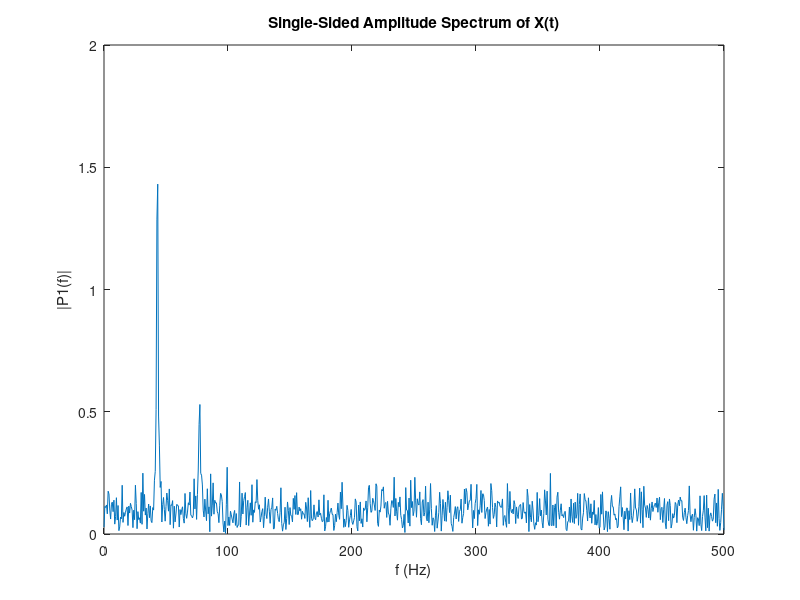

MATLAB code to generate this figure:
%% Solution by Stefan Sicklinger 2019
clc;
%%%%%%%%%%%%%%%%%%%%%%%%%%%%%%%%%%%%%%%%%%%%%%%%%%%%%%%%%%%%%%%%%%%%%%%%%%%
Fs = 1000;            % Sampling frequency                    
T = 1/Fs;             % Sampling period       
L = 1500;             % Length of signal
t = (0:L-1)*T;        % Time vector
%%%%%%%%%%%%%%%%%%%%%%%%%%%%%%%%%%%%%%%%%%%%%%%%%%%%%%%%%%%%%%%%%%%%%%%%%%%
% Form a signal containing a 77 Hz sinusoid of amplitude 0.7 and a 43Hz sinusoid of amplitude 2.
S = 0.7*sin(2*pi*77*t)+2*sin(2*pi*43*t);
% Corrupt the signal with noise 
X = S + 2*randn(size(t));
% Plot the noisy signal in the time domain. It is difficult to identify the frequency components by looking at the signal X(t). 
plot(1000*t(1:50) ,X(1:50))
title('Signal Corrupted with Zero-Mean Random Noise')
xlabel('t (milliseconds)')
ylabel('X(t)')
% Compute the Fourier transform of the signal. 
Y = fft(X);
% Compute the two-sided spectrum P2. Then compute the single-sided spectrum P1 based on P2 and the even-valued signal length L.
P2 = abs(Y/L);
P1 = P2(1:L/2+1);
P1(2:end-1) = 2*P1(2:end-1);
% Plotting
f = Fs*(0:(L/2))/L;
plot(f,P1) 
title('Single-Sided Amplitude Spectrum of X(t)')
xlabel('f (Hz)')
ylabel('|P1(f)|')